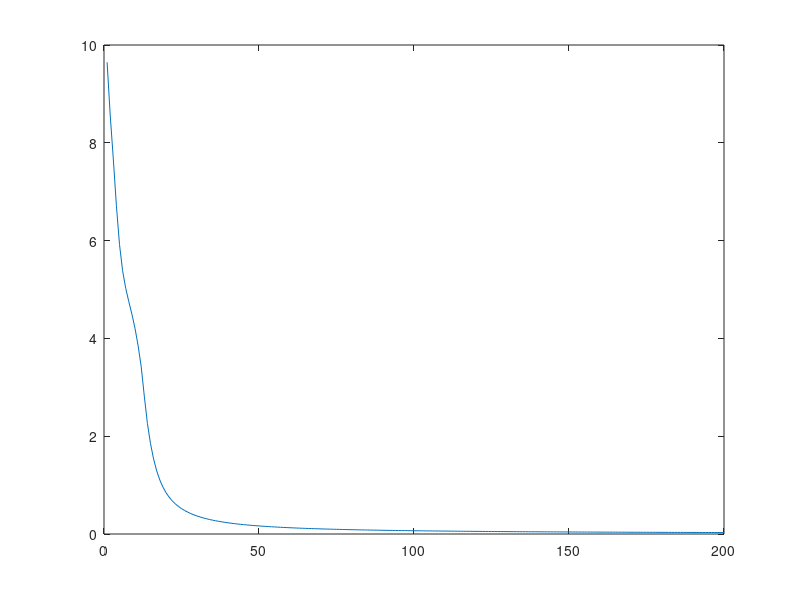

This chart was generated by the following MATLAB code:
clear
clc
cycleerr =[];

test_character = [
    1 1 1 -1 -1 1 1 -1 -1 1 -1 -1 -1 1 1 -1 -1;
];

x = [
    [1 1 1 -1 -1 1 -1 -1 -1 1 -1 -1 -1 1 -1 -1 -1];
    [1 1 1 -1 1 -1 -1 -1 1 1 1 -1 1 1 1 -1 -1];
    [1 1 1 -1 1 1 -1 -1 1 -1 -1 -1 1 -1 -1 -1 -1];
    [-1 1 1 1 -1 -1 1 -1 -1 -1 1 -1 -1 -1 1 -1 -1];
    [-1 1 1 1 -1 1 -1 -1 -1 1 1 1 -1 1 1 1 -1];
    [-1 1 1 1 -1 1 1 -1 -1 1 -1 -1 -1 1 -1 -1 -1];
];

d = [
    1 -1 -1;
    -1 1 -1;
    -1 -1 1;
    1 -1 -1;
    -1 1 -1;
    -1 -1 1;
];

w = [
    0.2007 -0.0280 -0.1871;
    0.5522 0.2678 -0.7830;
    0.4130 -0.5299 0.6420;
];  % The weight of hidden layer

wp = [
    [-0.2206 0.2139 0.4764 -0.1886 0.5775 -0.7873 -0.2943 0.9803 -0.5945 -0.2076 -0.6024 0.7611 0.9635 -0.1627 -0.0503 0.3443 -0.4812;]
    [0.1932 0.8436 -0.6475 0.3365 0.1795 -0.0542 0.6263 -0.7222 -0.6026 0.3556  -0.9695 -0.2030 -0.0680 0.6924 0.5947 0.6762 0.2222;]
];%The weight of input layer

I = 3;
J = 3;
K = 3;
n = 0.25;

for j = 1:200  % The number of cycle
    e=0;
        for i = 1:6
            td = x(i,:)';
            
            vp = wp*td;
            y = (1-exp(-vp))./(1+exp(-vp)); % The output of the hidden layer
            dy = 0.5*(1-y.^2); %f'(bar(v))
            v = w*[y; -1];
            z =(1-exp(-v))./(1+exp(-v));
            dz = 0.5*(1-z.^2); %f(v')
            r = (d(i,:)'-z);
            delta = r.*dz; % The error signal of hidden layer
            deltap = dy.*(w(:,1:J-1)'*delta); % The error signal of the output layer
            deltaw = n*delta*[y; -1]';
            deltawp = n*deltap*x(i,:);
            w = w + deltaw;
            wp = wp+deltawp;
            er = r.^2;
            e = e+ 0.5*sum(er); % cycle error
        end
    cycleerr = [cycleerr e];  % All the cycle errors
end

disp('final weights between output and hidden layer')
w
disp('final weights between hidden and input layer')
wp
plot(cycleerr)

%test character output
a = test_character(1,:)';

vp = wp*a;
y = (1-exp(-vp))./(1+exp(-vp)); % The output of the hidden layer
dy = 0.5*(1-y.^2); %f'(bar(v))
v = w*[y; -1];
z =(1-exp(-v))./(1+exp(-v))
